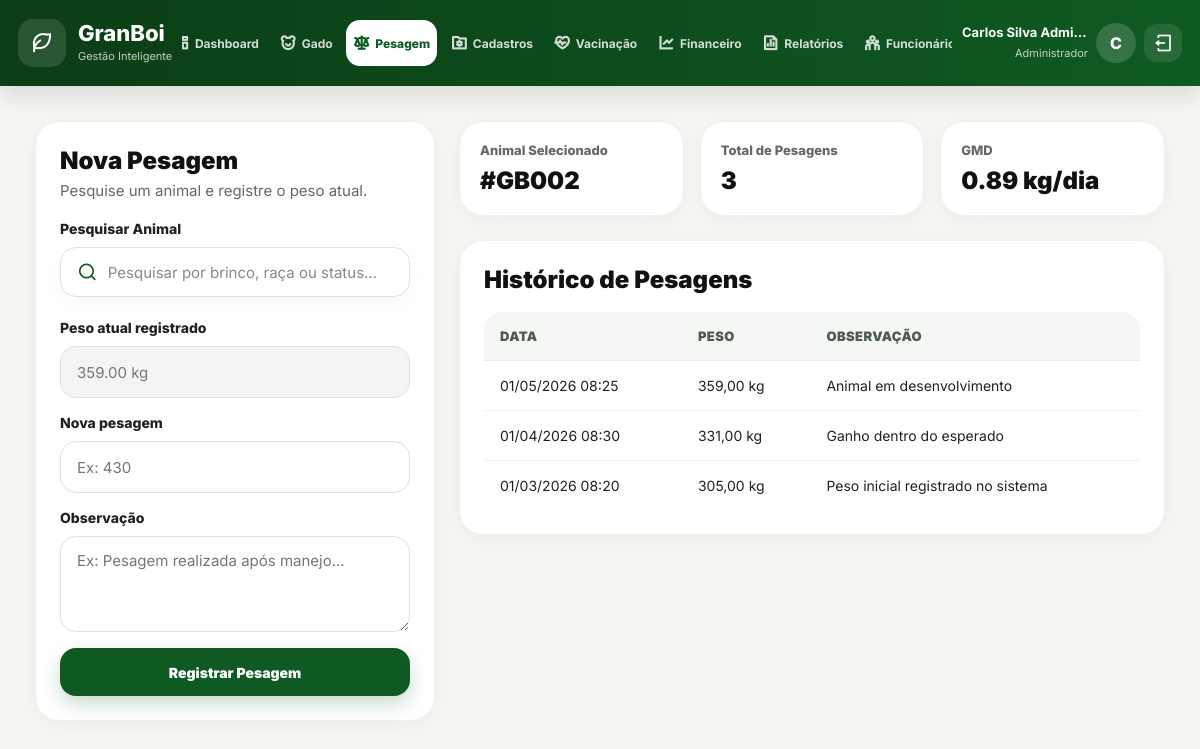
Page /GranBoi/peso?animal_id=2 (signed in) on the committed database.
### tables this page shows
CREATE TABLE `animal` (
  `id` BIGINT(20) NOT NULL AUTO_INCREMENT,
  `brinco_identificador` VARCHAR(20) NOT NULL,
  `raca_id` INT(11) DEFAULT NULL,
  `lote_id` INT(11) DEFAULT NULL,
  `data_nascimento` DATE DEFAULT NULL,
  `sexo` ENUM('M','F') DEFAULT NULL,
  `peso_entrada` DECIMAL(10,2) DEFAULT NULL,
  `chip` VARCHAR(100) DEFAULT NULL COMMENT 'CODIGO DO CHIP IMPLANTADO NO ANIMAL (=0 para ausente)',
  `peso_saida` DOUBLE(13,3) DEFAULT 0.000 COMMENT 'Peso na saida (ou venda) do animal.',
  `valor_venda` DECIMAL(13,2) DEFAULT 0.00 COMMENT 'Valor da venda do animal.',
  `status` VARCHAR(20) DEFAULT 'Ativo',
  PRIMARY KEY (`id`),
  UNIQUE KEY `brinco_UNIQUE` (`brinco_identificador`),
  KEY `fk_animal_raca` (`raca_id`),
  KEY `fk_animal_lote` (`lote_id`),
  CONSTRAINT `fk_animal_raca` FOREIGN KEY (`raca_id`) REFERENCES `raca` (`id`),
  CONSTRAINT `fk_animal_lote` FOREIGN KEY (`lote_id`) REFERENCES `lote` (`id`)
);

CREATE TABLE `pesagem` (
  `id` BIGINT(20) NOT NULL AUTO_INCREMENT,
  `animal_id` BIGINT(20) DEFAULT NULL,
  `peso` DECIMAL(10,2) NOT NULL,
  `data_pesagem` DATE NOT NULL,
  `observacao` TEXT DEFAULT NULL,
  `pessoa_id` BIGINT(20) NOT NULL,
  PRIMARY KEY (`id`),
  KEY `fk_pesagem_animal` (`animal_id`),
  KEY `fk_pesagem_pessoa1_idx` (`pessoa_id`),
  CONSTRAINT `fk_pesagem_animal` FOREIGN KEY (`animal_id`) REFERENCES `animal` (`id`),
  CONSTRAINT `fk_pesagem_pessoa1` FOREIGN KEY (`pessoa_id`) REFERENCES `pessoa` (`id`) ON DELETE NO ACTION ON UPDATE NO ACTION
);

### app/controllers/Controller.php (called while the page is built, shortened)
<?php
class Controller
{
    protected function render($view, $dados = [])
    {
        $viewPath = ROOT_PATH . "/app/views/{$view}.php";
        extract($dados);
        require_once ROOT_PATH . "/app/layout/cabecalho.php";
        require_once $viewPath;
        require_once ROOT_PATH . "/app/layout/rodape.php";
    }
    protected function model($model)
    {
        $modelPath = ROOT_PATH . "/app/models/{$model}.php";
        return new $model();
    }
}

### app/controllers/PesoController.php (called while the page is built, shortened)
<?php
class PesoController extends Controller
{
    public function index()
    {
        $animalId = $_GET['animal_id'] ?? null;
        $animalModel = $this->model('Animal');
        $pesagemModel = $this->model('Pesagem');
        $animais = $animalModel->listarTodos();
        $animalSelecionado = null;
        $historico = [];
        $gmd = null;
        $ultimaPesagem = null;
        $pesoAtual = null;
        if ($animalId) {
            $animalSelecionado = $animalModel->buscarPorId($animalId);
            if ($animalSelecionado) {
                $historico = $pesagemModel->listarPorAnimal($animalId);
                $gmd = $pesagemModel->calcularGmd($animalId);
                $ultimaPesagem = $pesagemModel->buscarUltimaPesagem($animalId);
                $pesoAtual = $ultimaPesagem
                    ? $ultimaPesagem['peso']
                    : $animalSelecionado['peso_entrada'];
            }
        }
        $this->render('peso/peso', [
            'titulo' => 'GranBoi - Pesagem',
            'pageCss' => [
                '/public/assets/css/pages/peso/peso.css'
            ],
            'pageJs' => [
                '/public/assets/js/pages/peso/pesoPage.js'
            ],
            'animais' => $animais,
            'animalSelecionado' => $animalSelecionado,
            'historico' => $historico,
            'gmd' => $gmd,
            'ultimaPesagem' => $ultimaPesagem,
            'pesoAtual' => $pesoAtual
        ]);
    }
}

### app/routes/web.php (called while the page is built, shortened)
<?php
$url = parse_url($_SERVER['REQUEST_URI'], PHP_URL_PATH);
$basePath = parse_url(BASE_URL, PHP_URL_PATH);
$url = str_replace($basePath, '', $url);
$route = $routes[$url];
$method = $route['method'];
require_once ROOT_PATH . '/app/controllers/Controller.php';
$controllerInstance = new $controller();
$controllerInstance->$method();

### index.php (called while the page is built, shortened)
<?php
require_once ROOT_PATH . '/app/routes/web.php';

### app/models/conexao.php (called while the page is built)
<?php
class Conexao
{
    public static function conectar()
    {
        $host = 'localhost';
        $dbname = 'granboi_db';
        $usuario = 'root';
        $senha = '';
        try {
            return new PDO("mysql:host=$host;dbname=$dbname", $usuario, $senha);
        } catch (PDOException $e) {
            die("Erro ao conectar: " . $e->getMessage());
        }
    }
}
?>

### app/models/Pesagem.php (called while the page is built, shortened)
<?php
require_once ROOT_PATH . '/app/models/conexao.php';
class Pesagem
{
    private $db;
    public function __construct()
    {
        $this->db = Conexao::conectar();
    }
    public function listarPorAnimal($animalId)
    {
        $sql = "SELECT
                    pesagem.id,
                    pesagem.animal_id,
                    pesagem.peso,
                    pesagem.data_pesagem,
                    pesagem.data_pesagem AS data_registro,
                    pesagem.observacao,
                    pesagem.pessoa_id,
                    pessoa.nome_completo AS responsavel
                FROM pesagem
                LEFT JOIN pessoa
                    ON pessoa.id = pesagem.pessoa_id
                WHERE pesagem.animal_id = :animal_id
                ORDER BY pesagem.data_pesagem DESC, pesagem.id DESC";
        $stmt = $this->db->prepare($sql);
        $stmt->execute([
            ':animal_id' => $animalId
        ]);
        return $stmt->fetchAll(PDO::FETCH_ASSOC);
    }
    public function buscarPrimeiraPesagem($animalId)
    {
        $sql = "SELECT
                    pesagem.id,
                    pesagem.animal_id,
                    pesagem.peso,
                    pesagem.data_pesagem,
                    pesagem.data_pesagem AS data_registro,
                    pesagem.observacao,
                    pesagem.pessoa_id
                FROM pesagem
                WHERE pesagem.animal_id = :animal_id
                ORDER BY pesagem.data_pesagem ASC, pesagem.id ASC
                LIMIT 1";
        $stmt = $this->db->prepare($sql);
        $stmt->execute([
            ':animal_id' => $animalId
        ]);
        return $stmt->fetch(PDO::FETCH_ASSOC);
    }
    public function buscarUltimaPesagem($animalId)
    {
        $sql = "SELECT
                    pesagem.id,
                    pesagem.animal_id,
                    pesagem.peso,
                    pesagem.data_pesagem,
                    pesagem.data_pesagem AS data_registro,
                    pesagem.observacao,
                    pesagem.pessoa_id
                FROM pesagem
                WHERE pesagem.animal_id = :animal_id
                ORDER BY pesagem.data_pesagem DESC, pesagem.id DESC
                LIMIT 1";
        $stmt = $this->db->prepare($sql);
        $stmt->execute([
            ':animal_id' => $animalId
        ]);
        return $stmt->fetch(PDO::FETCH_ASSOC);
    }
    public function calcularGmd($animalId)
    {
        $primeira = $this->buscarPrimeiraPesagem($animalId);
        $ultima = $this->buscarUltimaPesagem($animalId);
        $dataInicial = new DateTime($primeira['data_registro']);
        $dataFinal = new DateTime($ultima['data_registro']);
        $dias = $dataInicial->diff($dataFinal)->days;
        $ganhoPeso = (float) $ultima['peso'] - (float) $primeira['peso'];
        return round($ganhoPeso / $dias, 2);
    }
}

### app/models/Animal.php (called while the page is built, shortened)
<?php
require_once ROOT_PATH . '/app/models/conexao.php';
class Animal
{
    private $db;
    public function __construct()
    {
        $this->db = Conexao::conectar();
    }
    public function buscarPorId($id)
    {
        $sql = "
            SELECT
                animal.*,
                animal.raca_id AS raca,
                animal.lote_id AS lote,
                raca.nome_raca,
                lote.nome_lote,
                COALESCE(ultima_pesagem.peso, animal.peso_entrada) AS peso_atual,
                ultima_pesagem.data_pesagem AS data_ultima_pesagem
            FROM animal
            LEFT JOIN raca
                ON raca.id = animal.raca_id
            LEFT JOIN lote
                ON lote.id = animal.lote_id
            LEFT JOIN (
                SELECT
                    pesagem.animal_id,
                    pesagem.peso,
                    pesagem.data_pesagem
                FROM pesagem
                INNER JOIN (
                    SELECT
                        animal_id,
                        MAX(id) AS ultima_pesagem_id
                    FROM pesagem
                    GROUP BY animal_id
                ) ultima
                    ON ultima.ultima_pesagem_id = pesagem.id
            ) ultima_pesagem
                ON ultima_pesagem.animal_id = animal.id
            WHERE animal.id = :id
            AND LOWER(COALESCE(animal.status, '')) != 'excluido'
            LIMIT 1
        ";
        $stmt = $this->db->prepare($sql);
        $stmt->execute([
            ':id' => $id
        ]);
        return $stmt->fetch(PDO::FETCH_ASSOC);
    }
}

### app/views/peso/peso.php (the view, shortened to what this page needs)
<main class="main-content">
  <?php
    $statusSelecionadoNormalizado = !empty($animalSelecionado)
        ? strtolower(trim($animalSelecionado['status'] ?? ''))
        : '';
    $animalSelecionadoAtivo = !empty($animalSelecionado) && $statusSelecionadoNormalizado === 'ativo';
  ?>
  <section class="peso-grid">
    <aside class="peso-card">
      <h2>Nova Pesagem</h2>
      <p>
        Pesquise um animal e registre o peso atual.
      </p>
      <div class="peso-search-area">
        <label for="pesquisaAnimalPeso">Pesquisar Animal</label>
        <div class="peso-search-box">
          <i class="ri-search-line"></i>
          <input
            type="text"
            id="pesquisaAnimalPeso"
            placeholder="Pesquisar por brinco, raça ou status..."
            autocomplete="off"
          >
        </div>
      </div>
      <form method="POST" action="<?= BASE_URL ?>/peso/salvar" id="formPesagem">
        <div class="peso-form-group">
          <label for="peso_atual">Peso atual registrado</label>
          <input
            type="text"
            id="peso_atual"
            value="<?= $pesoAtual !== null ? htmlspecialchars($pesoAtual) . ' kg' : 'Selecione um animal' ?>"
            disabled
          >
        </div>
        <div class="peso-form-group">
          <label for="peso">Nova pesagem</label>
          <input
            type="number"
            step="0.01"
            id="peso"
            name="peso"
            placeholder="Ex: 430"
            required
            <?= !$animalSelecionadoAtivo ? 'disabled' : '' ?>
          >
        </div>
        <div class="peso-form-group">
          <label for="observacao">Observação</label>
          <textarea
            id="observacao"
            name="observacao"
            placeholder="Ex: Pesagem realizada após manejo..."
            <?= !$animalSelecionadoAtivo ? 'disabled' : '' ?>
          ></textarea>
        </div>
        <button
          type="submit"
          class="peso-submit-btn"
          <?= !$animalSelecionadoAtivo ? 'disabled' : '' ?>
        >
          Registrar Pesagem
        </button>
      </form>
    </aside>
    <section>
      <div class="peso-summary">
        <div class="peso-summary-card">
          <span>Animal Selecionado</span>
          <strong>
            <?= !empty($animalSelecionado) ? '#' . htmlspecialchars($animalSelecionado['brinco_identificador']) : '-' ?>
          </strong>
        </div>
        <div class="peso-summary-card">
          <span>Total de Pesagens</span>
          <strong><?= count($historico) ?></strong>
        </div>
        <div class="peso-summary-card">
          <span>GMD</span>
          <strong>
            <?= $gmd !== null ? htmlspecialchars($gmd) . ' kg/dia' : '-' ?>
          </strong>
        </div>
      </div>
      <div class="peso-table-card">
        <h2>Histórico de Pesagens</h2>
        <table class="peso-table">
          <thead>
            <tr>
              <th>Data</th>
              <th>Peso</th>
              <th>Observação</th>
            </tr>
          </thead>
          <tbody>
            <?php if (!empty($historico)): ?>
              <?php foreach ($historico as $item): ?>
                <tr>
                  <td>
                    <?= date('d/m/Y H:i', strtotime($item['data_registro'])) ?>
                  </td>
                  <td>
                    <?= number_format((float) $item['peso'], 2, ',', '.') ?> kg
                  </td>
                  <td>
                    <?= htmlspecialchars($item['observacao'] ?? '-') ?>
                  </td>
                </tr>
              <?php endforeach; ?>
            <?php endif; ?>
          </tbody>
        </table>
      </div>
    </section>
  </section>
</main>

### rows in the picture
animal: brinco_identificador "GB002"
pesagem: data_pesagem "01/05/2026 08:25", peso "359,00", observacao "Animal em desenvolvimento"
pesagem: data_pesagem "01/04/2026 08:30", peso "331,00", observacao "Ganho dentro do esperado"
pesagem: data_pesagem "01/03/2026 08:20", peso "305,00", observacao "Peso inicial registrado no sistema"

### other values in the picture
$_SESSION['usuario']['nome'] "Carlos Silva Admi…"
$_SESSION['usuario']['papel_nome'] "Administrador"
substr($_SESSION['usuario']['nome'] ?? 'U', 0, 1) "C"
count($historico) "3"
$gmd "0.89"
